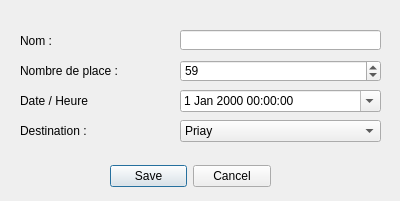
<?xml version="1.0" encoding="UTF-8"?>
<ui version="4.0">
 <class>Dialog</class>
 <widget class="QDialog" name="Dialog">
  <property name="geometry">
   <rect>
    <x>0</x>
    <y>0</y>
    <width>400</width>
    <height>201</height>
   </rect>
  </property>
  <property name="windowTitle">
   <string>Ajouter un bus</string>
  </property>
  <widget class="QDialogButtonBox" name="buttonBox">
   <property name="geometry">
    <rect>
     <x>110</x>
     <y>160</y>
     <width>161</width>
     <height>32</height>
    </rect>
   </property>
   <property name="orientation">
    <enum>Qt::Horizontal</enum>
   </property>
   <property name="standardButtons">
    <set>QDialogButtonBox::Cancel|QDialogButtonBox::Save</set>
   </property>
  </widget>
  <widget class="QLabel" name="label">
   <property name="geometry">
    <rect>
     <x>20</x>
     <y>30</y>
     <width>51</width>
     <height>21</height>
    </rect>
   </property>
   <property name="text">
    <string>Nom : </string>
   </property>
  </widget>
  <widget class="QLabel" name="label_2">
   <property name="geometry">
    <rect>
     <x>20</x>
     <y>60</y>
     <width>111</width>
     <height>21</height>
    </rect>
   </property>
   <property name="text">
    <string>Nombre de place :</string>
   </property>
  </widget>
  <widget class="QDateTimeEdit" name="obj_bus_date">
   <property name="geometry">
    <rect>
     <x>180</x>
     <y>90</y>
     <width>201</width>
     <height>22</height>
    </rect>
   </property>
   <property name="calendarPopup">
    <bool>true</bool>
   </property>
  </widget>
  <widget class="QLabel" name="label_3">
   <property name="geometry">
    <rect>
     <x>20</x>
     <y>90</y>
     <width>111</width>
     <height>21</height>
    </rect>
   </property>
   <property name="text">
    <string>Date / Heure </string>
   </property>
  </widget>
  <widget class="QSpinBox" name="obj_bus_place">
   <property name="geometry">
    <rect>
     <x>180</x>
     <y>60</y>
     <width>201</width>
     <height>22</height>
    </rect>
   </property>
   <property name="value">
    <number>59</number>
   </property>
  </widget>
  <widget class="QLineEdit" name="obj_bus_nom">
   <property name="geometry">
    <rect>
     <x>180</x>
     <y>30</y>
     <width>201</width>
     <height>20</height>
    </rect>
   </property>
  </widget>
  <widget class="QLabel" name="label_4">
   <property name="geometry">
    <rect>
     <x>20</x>
     <y>120</y>
     <width>111</width>
     <height>21</height>
    </rect>
   </property>
   <property name="text">
    <string>Destination :</string>
   </property>
  </widget>
  <widget class="QComboBox" name="obj_bus_desti">
   <property name="geometry">
    <rect>
     <x>180</x>
     <y>120</y>
     <width>201</width>
     <height>22</height>
    </rect>
   </property>
   <item>
    <property name="text">
     <string>Priay</string>
    </property>
   </item>
   <item>
    <property name="text">
     <string>Gevrieux</string>
    </property>
   </item>
   <item>
    <property name="text">
     <string>Chazey</string>
    </property>
   </item>
  </widget>
 </widget>
 <resources/>
 <connections>
  <connection>
   <sender>buttonBox</sender>
   <signal>accepted()</signal>
   <receiver>Dialog</receiver>
   <slot>accept()</slot>
   <hints>
    <hint type="sourcelabel">
     <x>248</x>
     <y>254</y>
    </hint>
    <hint type="destinationlabel">
     <x>157</x>
     <y>274</y>
    </hint>
   </hints>
  </connection>
  <connection>
   <sender>buttonBox</sender>
   <signal>rejected()</signal>
   <receiver>Dialog</receiver>
   <slot>reject()</slot>
   <hints>
    <hint type="sourcelabel">
     <x>316</x>
     <y>260</y>
    </hint>
    <hint type="destinationlabel">
     <x>286</x>
     <y>274</y>
    </hint>
   </hints>
  </connection>
 </connections>
</ui>
